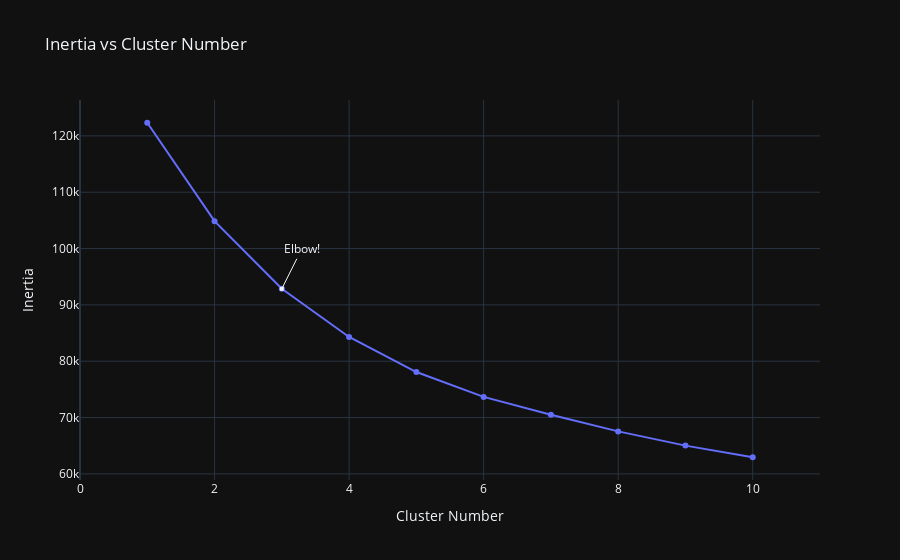

Notebook source saved alongside this figure:
### Code cell
import plotly.graph_objects as go

inertia = []
for i in range(1, 11):
    kmeans = KMeans(
        n_clusters=i, init="k-means++",
        n_init=10,
        tol=1e-04, random_state=42
    )
    kmeans.fit(pitching_full_advanced_main_scale)
    inertia.append(kmeans.inertia_)
fig = go.Figure(data=go.Scatter(x=np.arange(1, 11), y=inertia))
fig.update_layout(title="Inertia vs Cluster Number", xaxis=dict(range=[0, 11], title="Cluster Number"),
                  yaxis={'title': 'Inertia'},
                  annotations=[
                      dict(
                          x=3,
                          y=inertia[2],
                          xref="x",
                          yref="y",
                          text="Elbow!",
                          showarrow=True,
                          arrowhead=7,
                          ax=20,
                          ay=-40
                      )
                  ])

### Figure 1 — Plotly figure (JSON) as saved in the notebook; plotly's stock layout.template omitted (floating-point values rounded to 4 significant figures)
{"data": [{"x": [1, 2, 3, 4, 5, 6, 7, 8, 9, 10], "y": [122300.0, 104900.0, 92860.0, 84300.0, 78080.0, 73670.0, 70500.0, 67540.0, 65020.0, 62950.0], "type": "scatter"}], "layout": {"xaxis": {"range": [0, 11], "title": {"text": "Cluster Number"}}, "title": {"text": "Inertia vs Cluster Number"}, "yaxis": {"title": {"text": "Inertia"}}, "annotations": [{"arrowhead": 7, "ax": 20, "ay": -40, "showarrow": true, "text": "Elbow!", "x": 3, "xref": "x", "y": 92860.0, "yref": "y"}]}}
